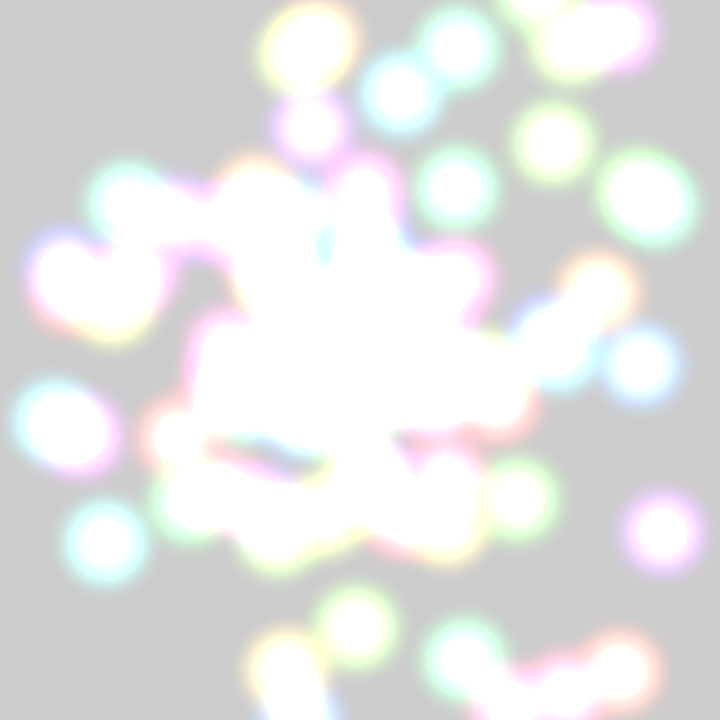
Frame 1 (no input)
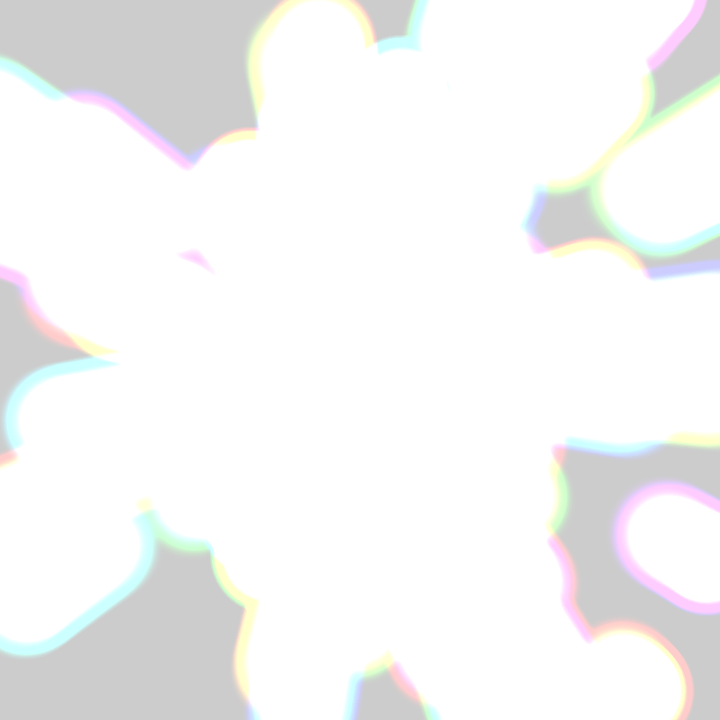
Frame 60 (the mouse pressed at the canvas centre just before this capture)
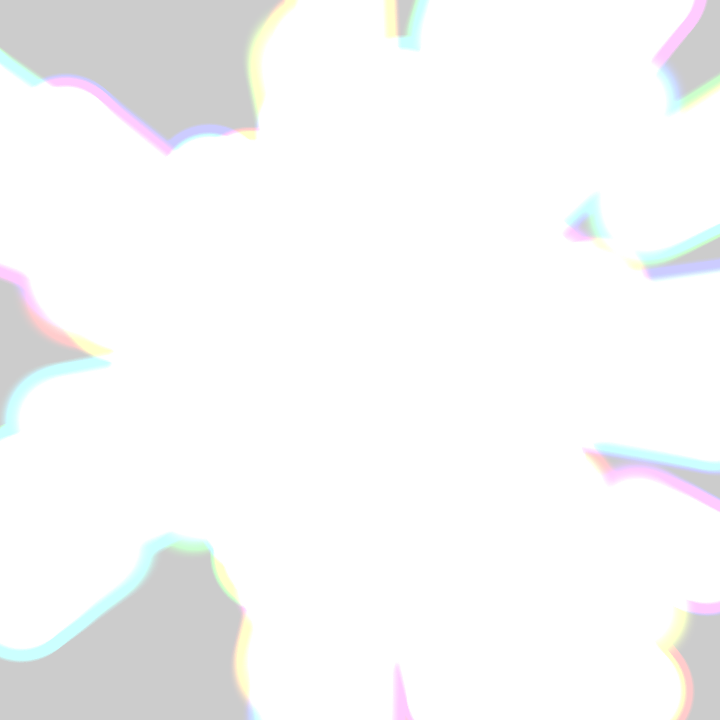
Frame 120 (the mouse held since frame 60 and released just before this capture)

The Processing sketch that drew these frames (run headless with seeded random() and noise(); from frame 60 on, the mouse is pressed at the canvas centre):

// Processing sketch: sketch_7242020_LightFloatingDots
// ── sketch_7242020_LightFloatingDots.pde
float t,r,d,S;
void setup(){size(720,720);noStroke();colorMode(HSB);}
void draw(){
clear();
blendMode(ADD);
t+=.01;
for(d=120;d>0;d-=3)
for(r=0;r<TAU*9;r+=.5){
fill((r*r)%255,d*2,255-d*2,16);
circle(cos(r)*r*9*(S=sin(r*r+t))+360,sin(r)*r*9*S+360,d);
}
}
